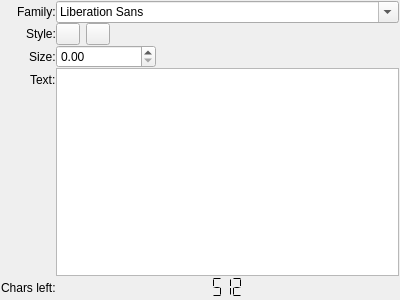
<?xml version="1.0" encoding="UTF-8"?>
<ui version="4.0">
 <class>FontWidget</class>
 <widget class="QWidget" name="FontWidget">
  <property name="geometry">
   <rect>
    <x>0</x>
    <y>0</y>
    <width>400</width>
    <height>300</height>
   </rect>
  </property>
  <property name="windowTitle">
   <string>Form</string>
  </property>
  <layout class="QVBoxLayout" name="verticalLayout">
   <property name="margin">
    <number>1</number>
   </property>
   <item>
    <layout class="QFormLayout" name="formLayout_4">
     <property name="sizeConstraint">
      <enum>QLayout::SetMinimumSize</enum>
     </property>
     <property name="fieldGrowthPolicy">
      <enum>QFormLayout::AllNonFixedFieldsGrow</enum>
     </property>
     <property name="labelAlignment">
      <set>Qt::AlignRight|Qt::AlignTrailing|Qt::AlignVCenter</set>
     </property>
     <property name="horizontalSpacing">
      <number>0</number>
     </property>
     <property name="verticalSpacing">
      <number>0</number>
     </property>
     <item row="0" column="0">
      <widget class="QLabel" name="label_7">
       <property name="text">
        <string>Family:</string>
       </property>
      </widget>
     </item>
     <item row="0" column="1">
      <widget class="QFontComboBox" name="fontComboBox">
       <property name="maximumSize">
        <size>
         <width>16777215</width>
         <height>16777215</height>
        </size>
       </property>
       <property name="toolTip">
        <string>Family font.</string>
       </property>
      </widget>
     </item>
     <item row="1" column="0">
      <widget class="QLabel" name="label_10">
       <property name="text">
        <string>Style:</string>
       </property>
      </widget>
     </item>
     <item row="1" column="1">
      <layout class="QHBoxLayout" name="horizontalLayout_6">
       <property name="spacing">
        <number>6</number>
       </property>
       <item>
        <widget class="QPushButton" name="fontStyleBoldButton">
         <property name="maximumSize">
          <size>
           <width>24</width>
           <height>24</height>
          </size>
         </property>
         <property name="toolTip">
          <string>Bold</string>
         </property>
         <property name="text">
          <string/>
         </property>
         <property name="icon">
          <iconset resource="rsrc.qrc">
           <normaloff>:/icons/resources/icons/app-icons/bold.png</normaloff>:/icons/resources/icons/app-icons/bold.png</iconset>
         </property>
         <property name="iconSize">
          <size>
           <width>18</width>
           <height>18</height>
          </size>
         </property>
         <property name="checkable">
          <bool>true</bool>
         </property>
        </widget>
       </item>
       <item>
        <widget class="QPushButton" name="fontStyleItalicButton">
         <property name="maximumSize">
          <size>
           <width>24</width>
           <height>24</height>
          </size>
         </property>
         <property name="toolTip">
          <string>Italic</string>
         </property>
         <property name="text">
          <string/>
         </property>
         <property name="icon">
          <iconset resource="rsrc.qrc">
           <normaloff>:/icons/resources/icons/app-icons/italic.png</normaloff>:/icons/resources/icons/app-icons/italic.png</iconset>
         </property>
         <property name="iconSize">
          <size>
           <width>18</width>
           <height>18</height>
          </size>
         </property>
         <property name="checkable">
          <bool>true</bool>
         </property>
        </widget>
       </item>
      </layout>
     </item>
     <item row="2" column="0">
      <widget class="QLabel" name="label_11">
       <property name="text">
        <string>Size:</string>
       </property>
      </widget>
     </item>
     <item row="2" column="1">
      <widget class="QDoubleSpinBox" name="fontSizeSpinner">
       <property name="maximumSize">
        <size>
         <width>100</width>
         <height>16777215</height>
        </size>
       </property>
       <property name="toolTip">
        <string>Font point size.</string>
       </property>
       <property name="accelerated">
        <bool>true</bool>
       </property>
      </widget>
     </item>
     <item row="3" column="0">
      <widget class="QLabel" name="label_12">
       <property name="text">
        <string>Text:</string>
       </property>
      </widget>
     </item>
     <item row="4" column="0">
      <widget class="QLabel" name="label_13">
       <property name="toolTip">
        <string>Available chars for text entry.</string>
       </property>
       <property name="text">
        <string>Chars left:</string>
       </property>
      </widget>
     </item>
     <item row="4" column="1">
      <widget class="QLCDNumber" name="charCounter">
       <property name="toolTip">
        <string>Available chars for text entry.</string>
       </property>
       <property name="frameShape">
        <enum>QFrame::NoFrame</enum>
       </property>
       <property name="numDigits">
        <number>3</number>
       </property>
       <property name="segmentStyle">
        <enum>QLCDNumber::Flat</enum>
       </property>
       <property name="value" stdset="0">
        <double>512.000000000000000</double>
       </property>
      </widget>
     </item>
     <item row="3" column="1">
      <widget class="QPlainTextEdit" name="fontTextArea">
       <property name="minimumSize">
        <size>
         <width>0</width>
         <height>0</height>
        </size>
       </property>
      </widget>
     </item>
    </layout>
   </item>
  </layout>
 </widget>
 <resources>
  <include location="rsrc.qrc"/>
 </resources>
 <connections/>
</ui>
